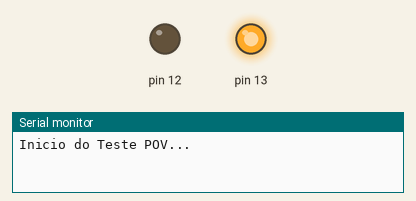
Recording of a sketch running on a simulated Arduino Uno, built with avr-gcc and run on an emulated ATmega328P. Shown: output pins drawn as LEDs (lit = HIGH), the last lines printed to the serial monitor.

Above: at 0.1 s.
At 2.69 s:
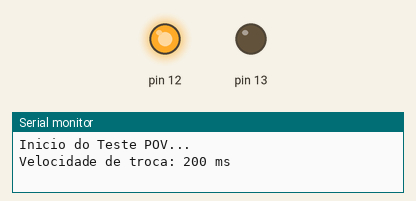
Timing chart, 0 to 3.0 s (numbered marks = the images above):
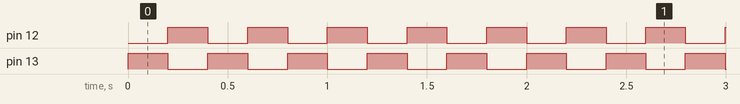

Measured:
- by itself, pin 12, pin 13: repeats every 0.40 s: LOW 0.20 s, HIGH 0.20 s

The sketch:

teste_multiplexacao.ino
```cpp
/*
  Teste de Multiplexação: Cima vs Baixo
  Canal A (Cima): Pino 13
  Canal B (Baixo): Pino 12
*/

void setup() {
  pinMode(13, OUTPUT);
  pinMode(12, OUTPUT);
  Serial.begin(9600);
  Serial.println("Inicio do Teste POV...");
}

void loop() {
  // Loop de Aceleração:
  // Começa lento (200ms) e vai até a velocidade da luz (3ms)

  for (int tempo = 200; tempo > 2; tempo--) {

    // Repete o ciclo algumas vezes na mesma velocidade para o olho acostumar
    for (int k = 0; k < 5; k++) {

      // --- FRAME 1: Mostra CIMA ---
      digitalWrite(13, HIGH); // Liga Cima
      digitalWrite(12, LOW);  // Desliga Baixo
      delay(tempo);

      // --- FRAME 2: Mostra BAIXO ---
      digitalWrite(13, LOW);  // Desliga Cima
      digitalWrite(12, HIGH); // Liga Baixo
      delay(tempo);
    }

    // Debug: Mostra a velocidade atual no PC a cada 20ms
    if (tempo % 20 == 0) {
      Serial.print("Velocidade de troca: ");
      Serial.print(tempo);
      Serial.println(" ms");
    }
  }

  // --- MODO ILUSÃO MÁXIMA (Loop Infinito) ---
  Serial.println("--- ILUSAO ATIVADA (3ms) ---");
  while (true) {
      // Varredura ultra-rápida
      digitalWrite(13, HIGH); digitalWrite(12, LOW); delay(3);
      digitalWrite(13, LOW); digitalWrite(12, HIGH); delay(3);
  }
}
```
